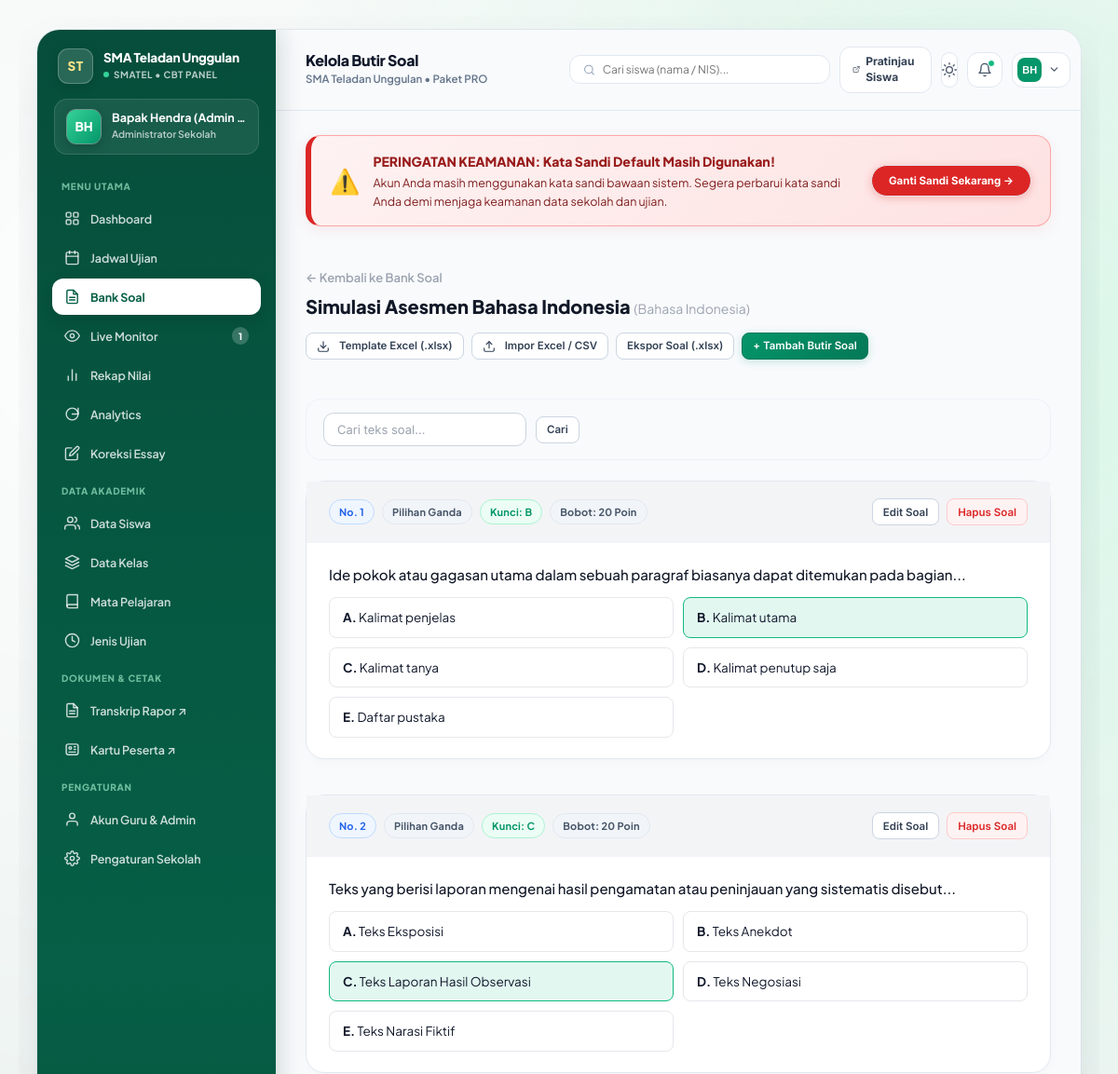
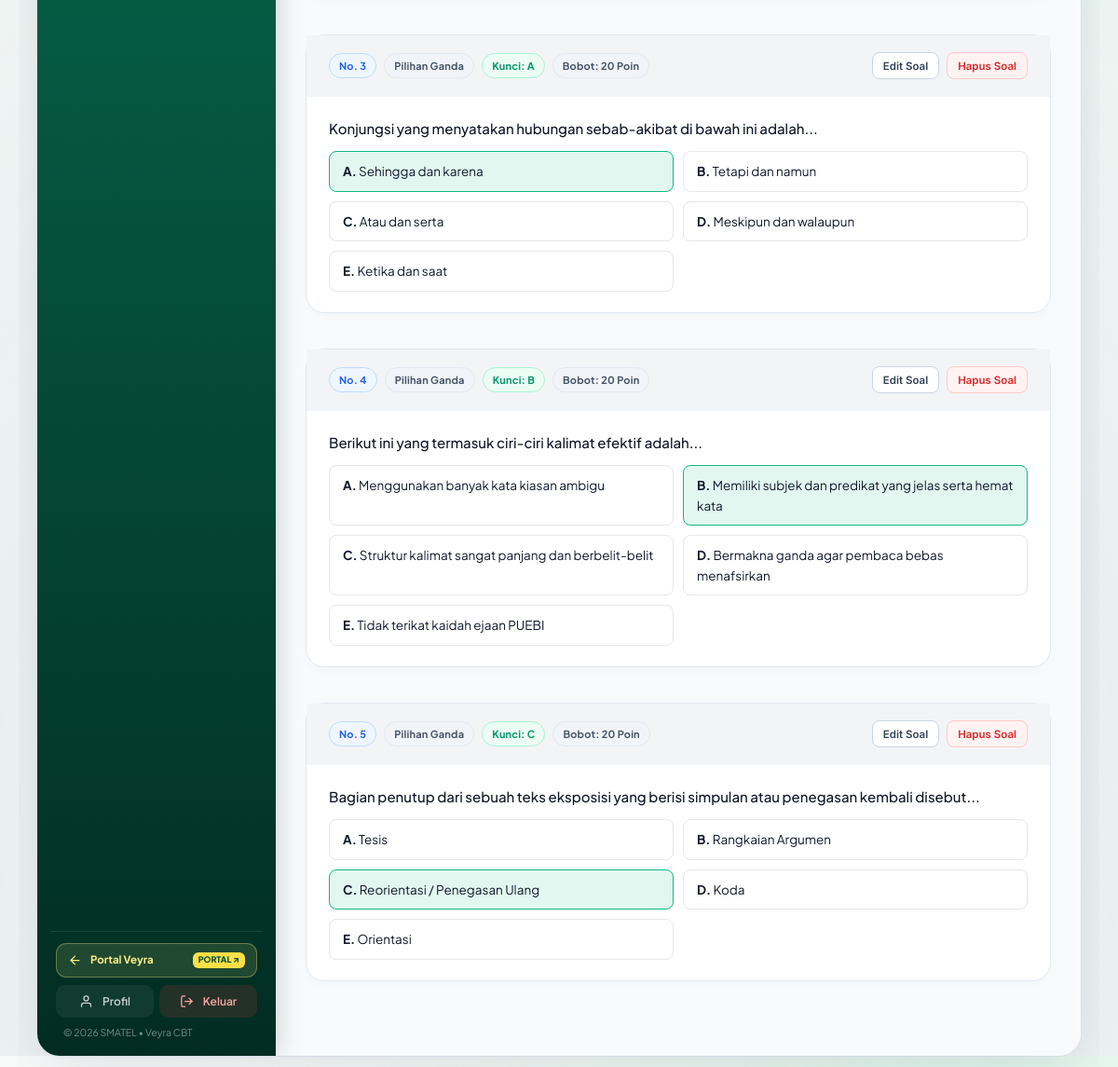
/admin/questions.php?bank_id=1 (signed in), run on the app's committed database (2 pictures, top to bottom).
### tables this page shows
CREATE TABLE `tenants` (
    `id` INT AUTO_INCREMENT PRIMARY KEY,
    `code` VARCHAR(30) NOT NULL UNIQUE,
    `slug` VARCHAR(60) NOT NULL UNIQUE,
    `subdomain` VARCHAR(60) NULL,
    `name` VARCHAR(150) NOT NULL,
    `logo_url` VARCHAR(255) NULL,
    `logo` VARCHAR(500) NULL,
    `address` TEXT NULL,
    `phone` VARCHAR(30) NULL,
    `package` VARCHAR(50) NOT NULL DEFAULT 'pro',
    `student_quota` INT NOT NULL DEFAULT 500,
    `is_active` TINYINT(1) NOT NULL DEFAULT 1,
    `created_at` DATETIME NOT NULL DEFAULT CURRENT_TIMESTAMP
);

CREATE TABLE `question_banks` (
    `id` INT AUTO_INCREMENT PRIMARY KEY,
    `tenant_id` INT NOT NULL,
    `subject_id` INT NOT NULL,
    `title` VARCHAR(150) NOT NULL,
    `total_questions` INT NOT NULL DEFAULT 0,
    `created_by` INT NULL,
    `created_at` DATETIME NOT NULL DEFAULT CURRENT_TIMESTAMP,
    INDEX `idx_banks_tenant` (`tenant_id`),
    CONSTRAINT `fk_banks_tenant` FOREIGN KEY (`tenant_id`) REFERENCES `tenants` (`id`) ON DELETE CASCADE,
    CONSTRAINT `fk_banks_subject` FOREIGN KEY (`subject_id`) REFERENCES `subjects` (`id`) ON DELETE CASCADE
);

CREATE TABLE `subjects` (
    `id` INT AUTO_INCREMENT PRIMARY KEY,
    `tenant_id` INT NOT NULL,
    `code` VARCHAR(20) NULL,
    `name` VARCHAR(100) NOT NULL,
    `created_at` DATETIME NOT NULL DEFAULT CURRENT_TIMESTAMP,
    INDEX `idx_subjects_tenant` (`tenant_id`),
    CONSTRAINT `fk_subjects_tenant` FOREIGN KEY (`tenant_id`) REFERENCES `tenants` (`id`) ON DELETE CASCADE
);

CREATE TABLE `questions` (
    `id` INT AUTO_INCREMENT PRIMARY KEY,
    `tenant_id` INT NOT NULL,
    `bank_id` INT NOT NULL,
    `question_type` ENUM('pg', 'essay') NOT NULL DEFAULT 'pg',
    `question_text` TEXT NOT NULL,
    `question_image` VARCHAR(255) NULL,
    `question_audio` VARCHAR(255) NULL,
    `audio_play_limit` INT NOT NULL DEFAULT 0,
    `question_video` VARCHAR(500) NULL,
    `option_a` TEXT NOT NULL,
    `option_b` TEXT NOT NULL,
    `option_c` TEXT NOT NULL,
    `option_d` TEXT NOT NULL,
    `option_e` TEXT NULL,
    `correct_answer` CHAR(1) NOT NULL,
    `points` INT NOT NULL DEFAULT 1,
    `explanation` TEXT NULL,
    `created_at` DATETIME NOT NULL DEFAULT CURRENT_TIMESTAMP,
    INDEX `idx_questions_tenant` (`tenant_id`),
    INDEX `idx_questions_bank` (`bank_id`),
    INDEX `idx_q_bank` (`bank_id`, `tenant_id`),
    CONSTRAINT `fk_questions_tenant` FOREIGN KEY (`tenant_id`) REFERENCES `tenants` (`id`) ON DELETE CASCADE,
    CONSTRAINT `fk_questions_bank` FOREIGN KEY (`bank_id`) REFERENCES `question_banks` (`id`) ON DELETE CASCADE
);

### admin/questions.php (the view, shortened to what the rows shown need)
<?php
$pageTitle = "Kelola Butir Soal";
require_once __DIR__ . '/_bootstrap.php';
$bankId = (int)($_GET['bank_id'] ?? 0);
$bank = Database::fetch(
    "SELECT qb.*, s.name as subject_name
     FROM question_banks qb
     JOIN subjects s ON qb.subject_id = s.id
     WHERE qb.id = ? AND qb.tenant_id = ?",
    [$bankId, $tenantId]
);
$q = trim($_GET['q'] ?? '');
$countParams = ['bank_id' => $bankId, 'tenant_id' => $tenantId];
$countSql = "SELECT COUNT(*) FROM questions WHERE bank_id = :bank_id AND tenant_id = :tenant_id";
$totalQuestions = (int)Database::fetchColumn($countSql, $countParams);
$pg = Helper::paginate($totalQuestions, 10);
$listParams = ['bank_id' => $bankId, 'tenant_id' => $tenantId];
$listSql = "SELECT * FROM questions WHERE bank_id = :bank_id AND tenant_id = :tenant_id";
$listSql .= " ORDER BY id ASC LIMIT " . (int)$pg['per_page'] . " OFFSET " . (int)$pg['offset'];
$questions = Database::fetchAll($listSql, $listParams);
require_once __DIR__ . '/header.php';
?>
<div style="margin-bottom: 20px; display: flex; align-items: center; justify-content: space-between; flex-wrap: wrap; gap: 12px;">
    <div>
        <a href="question-banks.php" style="font-size: 13px; color: var(--text-muted); font-weight: 600;">&larr; Kembali ke Bank Soal</a>
        <h2 style="font-size: 20px; font-weight: 800; color: var(--text-heading); margin-top: 4px;">
            <?= htmlspecialchars($bank['title']) ?>
            <span style="font-size: 14px; font-weight: normal; color: var(--text-muted);">(<?= htmlspecialchars($bank['subject_name']) ?>)</span>
        </h2>
    </div>
</div>
<?php if (empty($questions)): ?>
    <div class="card">
        <div class="card-body" style="text-align: center; padding: 48px;">
            <div style="font-size: 40px; margin-bottom: 12px;">&#128221;</div>
            <h4 style="font-size: 16px; color: var(--text-heading); margin-bottom: 6px;">Belum Ada Butir Soal</h4>
            <p style="color: var(--text-muted); font-size: 13.5px; margin-bottom: 20px;">Tambahkan butir soal pilihan ganda (A-E) untuk bank soal ini.</p>
            <button type="button" class="btn btn-primary" onclick="document.getElementById('modalAddQuestion').classList.add('show')">
                + Tambah Soal Pertama
            </button>
        </div>
    </div>
<?php else: ?>
    <div style="display: flex; flex-direction: column; gap: 16px;">
        <?php foreach ($questions as $idx => $qst): ?>
            <div class="card">
                <div class="card-header" style="background: var(--bg-subtle);">
                    <div style="display: flex; align-items: center; gap: 8px; flex-wrap: wrap;">
                        <span class="badge badge-primary">No. <?= $pg['offset'] + $idx + 1 ?></span>
                        <?php if (($qst['question_type'] ?? 'pg') === 'essay'): ?>
                            <span class="badge badge-warning">Essay</span>
                        <?php else: ?>
                            <span class="badge badge-neutral">Pilihan Ganda</span>
                            <span class="badge badge-success">Kunci: <?= $qst['correct_answer'] ?></span>
                        <?php endif; ?>
                        <span class="badge badge-neutral">Bobot: <?= $qst['points'] ?> Poin</span>
                    </div>
                    <div style="display: flex; gap: 8px;">
                        <a href="questions.php?bank_id=<?= $bankId ?>&edit=<?= $qst['id'] ?><?= $q !== '' ? '&q=' . urlencode($q) : '' ?>" class="btn btn-outline btn-sm">Edit Soal</a>
                        <form method="POST" style="display: inline;" onsubmit="return confirm('Hapus butir soal nomor <?= $pg['offset'] + $idx + 1 ?>?')">
                            <button type="submit" class="btn btn-danger btn-sm">Hapus Soal</button>
                        </form>
                    </div>
                </div>
                <div class="card-body">
                    <p style="font-size: 15px; font-weight: 500; color: var(--text-heading); line-height: 1.6; margin-bottom: 12px;">
                        <?= nl2br(htmlspecialchars($qst['question_text'])) ?>
                    </p>
                    <div style="display: grid; grid-template-columns: repeat(auto-fit, minmax(280px, 1fr)); gap: 10px;">
                        <?php foreach (['A', 'B', 'C', 'D', 'E'] as $letter):
                            $optText = $qst['option_' . strtolower($letter)] ?? '';
                            $isCorrect = $qst['correct_answer'] === $letter;
                        ?>
                            <div style="padding: 10px 14px; border: 1px solid <?= $isCorrect ? '#10b981' : 'var(--border-light)' ?>; background: <?= $isCorrect ? 'rgba(16,185,129,0.12)' : 'transparent' ?>; border-radius: 8px; font-size: 13.5px;">
                                <b><?= $letter ?>.</b> <?= htmlspecialchars($optText) ?>
                            </div>
                        <?php endforeach; ?>
                    </div>
                </div>
            </div>
        <?php endforeach; ?>
    </div>
<?php endif; ?>
<?php require_once __DIR__ . '/footer.php'; ?>

### admin/header.php (shortened to what the rows shown need)
<?php
require_once __DIR__ . '/../core/Database.php';
require_once __DIR__ . '/../core/Tenant.php';
require_once __DIR__ . '/../core/Helper.php';
$school = Tenant::get();
$ssoConfigFile = __DIR__ . '/../config/sso.php';
$ssoConfig = file_exists($ssoConfigFile) ? (require $ssoConfigFile) : [];
$isLocalHost = in_array($_SERVER['HTTP_HOST'] ?? 'localhost', ['localhost', '127.0.0.1'], true)
    || strpos($_SERVER['HTTP_HOST'] ?? '', 'localhost:') === 0
    || substr($_SERVER['HTTP_HOST'] ?? '', -5) === '.test';
$portalBaseUrl = rtrim((string)($ssoConfig['sso_server_url'] ?? ($isLocalHost ? 'http://localhost/veyraeducate/public' : 'https://veyracreative.site')), '/');
$portalDashboardUrl = $portalBaseUrl . '/dashboard';
?>
<!DOCTYPE html>
<html lang="id">
<head>
    <link rel="stylesheet" href="../assets/css/style.css?v=<?= filemtime(__DIR__ . '/../assets/css/style.css') ?>">
</head>
<body class="admin-fan-page">
<div class="fan-app-canvas">
    <aside class="fan-sidebar" id="fanSidebar">
        <div>
            <div class="fan-sidebar-brand-row">
                <a href="<?= htmlspecialchars($portalDashboardUrl) ?>" class="fan-sidebar-brand" style="display: flex; align-items: center; gap: 11px; text-decoration: none; color: inherit; min-width: 0; flex: 1;" title="Kembali ke Portal Veyra: <?= htmlspecialchars($school['name'] ?? 'CBT Online') ?>">
                    <div style="min-width: 0; flex: 1;">
                        <div style="font-size: 13.5px; font-weight: 800; letter-spacing: -0.2px; line-height: 1.25; overflow: hidden; text-overflow: ellipsis; white-space: nowrap;" title="<?= htmlspecialchars($school['name'] ?? 'CBT Online') ?>">
                            <?= htmlspecialchars($school['name'] ?? 'CBT Online') ?>
                        </div>
                        <div style="font-size: 10px; color: rgba(255, 255, 255, 0.72); font-weight: 700; margin-top: 2px; text-transform: uppercase; letter-spacing: 0.5px; display: flex; align-items: center; gap: 5px;">
                            <span style="width: 6px; height: 6px; border-radius: 50%; background: #34d399; display: inline-block;"></span>
                            <span style="overflow: hidden; text-overflow: ellipsis; white-space: nowrap;"><?= htmlspecialchars($school['code']) ?> &bull; CBT Panel</span>
                        </div>
                    </div>
                </a>
            </div>
        </div>
        <div class="fan-sidebar-bottom">
            <a href="<?= htmlspecialchars($portalDashboardUrl) ?>" class="fan-portal-return-btn" title="Kembali ke Dashboard Portal Utama Veyra Educate">
                <svg class="fan-nav-svg" viewBox="0 0 24 24" fill="none" stroke="currentColor" stroke-width="2.3" style="width: 15px; height: 15px;">
                    <line x1="19" y1="12" x2="5" y2="12"></line>
                    <polyline points="12 19 5 12 12 5"></polyline>
                </svg>
                <span>Portal Veyra</span>
                <span class="fan-portal-badge">PORTAL ↗</span>
            </a>
            <div style="display: flex; gap: 6px;">
                <a href="profile.php" class="fan-logout-btn" style="flex: 1; justify-content: center; background: rgba(255,255,255,0.06);">
                </a>
                <a href="../logout.php" class="fan-logout-btn" style="flex: 1; justify-content: center; background: rgba(239,68,68,0.14); color: #fca5a5;">
                </a>
            </div>
            <div class="fan-sidebar-copy">&copy; <?= date('Y') ?> <?= htmlspecialchars($school['code']) ?> &bull; Veyra CBT</div>
        </div>
    </aside>
    <main class="fan-main-content">
        <div class="fan-top-header">
            <div style="display: flex; align-items: center; gap: 14px; min-width: 0;">
                <div style="min-width: 0;">
                    <div style="font-size: 16px; font-weight: 800; color: #0f172a; letter-spacing: -0.3px; line-height: 1.2;">
                        <?= htmlspecialchars($pageTitle ?? 'Dashboard Admin') ?>
                    </div>
                    <div style="font-size: 11.5px; color: #64748b; font-weight: 600; margin-top: 2px; white-space: nowrap; overflow: hidden; text-overflow: ellipsis;">
                        <?= htmlspecialchars($school['name'] ?? 'CBT Online') ?> &bull; Paket <?= strtoupper(htmlspecialchars($school['package'] ?? 'PRO')) ?>
                    </div>
                </div>
            </div>
        </div>

### data on the page
tenants: name "SMA Teladan Unggulan", code "SMATEL", package "PRO"
question_banks: title "Simulasi Asesmen Bahasa Indonesia", subject.name "Bahasa Indonesia"
questions: $pg['offset'] + $idx + 1 "1", correct_answer "B", points "20", question_text "Ide pokok atau gagasan utama dalam sebuah paragraf biasanya dapat ditemukan pada bagian...", letter "A", option_a "Kalimat penjelas", letter "B", option_b "Kalimat utama", letter "C", option_c "Kalimat tanya", letter "D", option_d "Kalimat penutup saja", letter "E", option_e "Daftar pustaka"
questions: offset "2", correct_answer "C", points "20", question_text "Teks yang berisi laporan mengenai hasil pengamatan atau peninjauan yang sistematis disebut...", letter "A", option_a "Teks Eksposisi", letter "B", option_b "Teks Anekdot", letter "C", option_c "Teks Laporan Hasil Observasi", letter "D", option_d "Teks Negosiasi", letter "E", option_e "Teks Narasi Fiktif"
questions: offset "3", correct_answer "A", points "20", question_text "Konjungsi yang menyatakan hubungan sebab-akibat di bawah ini adalah...", letter "A", option_a "Sehingga dan karena", letter "B", option_b "Tetapi dan namun", letter "C", option_c "Atau dan serta", letter "D", option_d "Meskipun dan walaupun", letter "E", option_e "Ketika dan saat"
questions: offset "4", correct_answer "B", points "20", question_text "Berikut ini yang termasuk ciri-ciri kalimat efektif adalah...", letter "A", option_a "Menggunakan banyak kata kiasan ambigu", letter "B", option_b "Memiliki subjek dan predikat yang jelas serta hemat kata", letter "C", option_c "Struktur kalimat sangat panjang dan berbelit-belit", letter "D", option_d "Bermakna ganda agar pembaca bebas menafsirkan", letter "E", option_e "Tidak terikat kaidah ejaan PUEBI"
questions: offset "5", correct_answer "C", points "20", question_text "Bagian penutup dari sebuah teks eksposisi yang berisi simpulan atau penegasan kembali disebut...", letter "A", option_a "Tesis", letter "B", option_b "Rangkaian Argumen", letter "C", option_c "Reorientasi / Penegasan Ulang", letter "D", option_d "Koda", letter "E", option_e "Orientasi"

### other printed values
$schoolInitials "ST"
$initials "BH"
$user['name'] "Bapak Hendra (Admin…"
count($notifExams) "1"
$pageTitle "Kelola Butir Soal"
